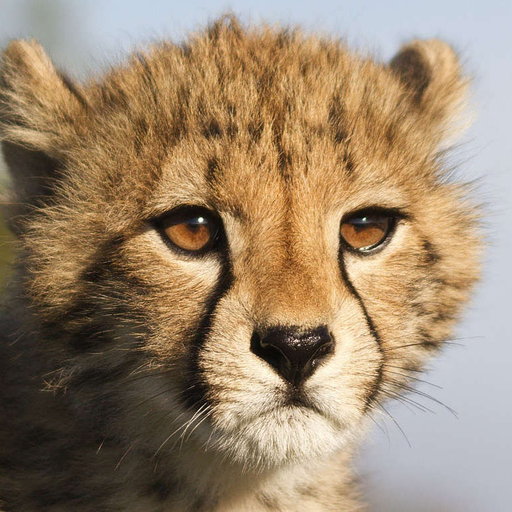
#> input picture test_images/clean_original.png, 512 x 512 px
$ python make_test_noise.py --image ../test_images/clean_original.png
#> lines starting #> are read from the running program, lines starting #| are printed output that depends on the picture
"""
Test Image Generator for All 4 Models

Generates all test images needed to demonstrate every model
using a single source image provided by the user.

Generates:
  For Denoising Autoencoder:
    - clean_original.png         (clean reference)
    - noisy_mild.png             (Gaussian noise σ=20)
    - noisy_heavy.png            (Gaussian noise σ=50)
    - jpeg_artifacts.png         (16x16 block artifacts — guaranteed visible)

  For Super-Resolution (SRCNN, SRResNet, SRGAN):
    - sr_input_lr.png            (downscaled 50% — model input)
    - sr_reference_hr.png        (original full size — reference)

  For Chain Pipeline (Denoise → SR):
    - chain_input_noisy_lr.png   (downscaled + noisy — worst case input)

Run from project root:
    python scripts/make_test_noise.py --image test_images/original.jpg

Or use default path:
    python scripts/make_test_noise.py
"""

import os
import sys
import argparse
import numpy as np
from PIL import Image
import io

# ----------------------------------------------------------------
# Configuration
# ----------------------------------------------------------------
OUTPUT_DIR  = "test_images"
TARGET_SIZE = 512
LR_SCALE    = 2


def load_and_prepare(image_path: str, size: int) -> Image.Image:
    """
    Load image, convert to RGB, and resize to square target size.
    Keeps the most centered crop to avoid black borders.
    """
#> called with image_path = '../test_images/clean_original.png', size = 512
    img = Image.open(image_path).convert("RGB")
#> img is the input picture: PIL image 512x512 RGB; mean R, G, B 155.7, 134.5, 109.6
    w, h = img.size
#> w = 512; h = 512

    # Center crop to square
    min_dim = min(w, h)
#> min_dim = 512
    left    = (w - min_dim) // 2
#> left = 0
    top     = (h - min_dim) // 2
#> top = 0
#|   Image loaded and prepared: 512x512 px RGB
    img     = img.crop((left, top, left + min_dim, top + min_dim))

    # Resize to target size
    img = img.resize((size, size), Image.LANCZOS)
    return img


def add_block_artifacts(img: Image.Image, block_size: int = 16) -> Image.Image:
    """
    Create visible block artifacts by averaging pixels within blocks.

    This is more reliable than JPEG compression for demonstration
    because the blocks are guaranteed to be visible regardless of
    image content. Rich textures like fur can hide JPEG blocks,
    but block averaging always produces clear square patches.

    How it works:
      Every block_size x block_size region is replaced with its
      mean color — creating flat colored squares across the image.
      This simulates heavy compression artifacts in a controlled way.

    Args:
        img:        Input PIL image
        block_size: Size of each square block in pixels
                    16 = very visible, 8 = subtle

    Returns:
        PIL Image with clear square block artifacts
    """
    arr    = np.array(img).astype(np.float32)
    result = arr.copy()
    h, w   = arr.shape[:2]

    for y in range(0, h, block_size):
        for x in range(0, w, block_size):
            y_end = min(y + block_size, h)
            x_end = min(x + block_size, w)

            # Replace entire block with its mean color
            block_mean               = arr[y:y_end, x:x_end].mean(axis=(0, 1))
            result[y:y_end, x:x_end] = block_mean

    return Image.fromarray(result.astype(np.uint8))


def generate_denoising_images(img: Image.Image, output_dir: str):
    """
    Generate all test images for the Denoising Autoencoder.

    Creates 4 images:
      clean_original  — untouched source (ground truth)
      noisy_mild      — light Gaussian noise σ=20 (easy case)
      noisy_heavy     — heavy Gaussian noise σ=50 (hard case)
      jpeg_artifacts  — 16x16 block averaging (guaranteed visible artifacts)

    Why block averaging instead of JPEG compression:
      Images with rich textures (fur, hair, feathers) naturally hide
      JPEG blocking artifacts. Block averaging guarantees visible
      square patches regardless of image content while preserving
      the original colors correctly.
    """
#> called with output_dir = 'test_images'
    print("\n--- Generating Denoising Test Images ---")

    arr = np.array(img).astype(np.float32)

    # ---- Clean original ----
    clean_path = os.path.join(output_dir, "clean_original.png")
    img.save(clean_path)
    print(f"  Saved: {clean_path}")

    # ---- Mild Gaussian noise (σ=20) ----
    # Simulates low-light camera sensor noise
    # Fixed seed for reproducibility
    np.random.seed(42)
    noise_mild = np.random.normal(0, 20, arr.shape)
    noisy_mild = np.clip(arr + noise_mild, 0, 255).astype(np.uint8)
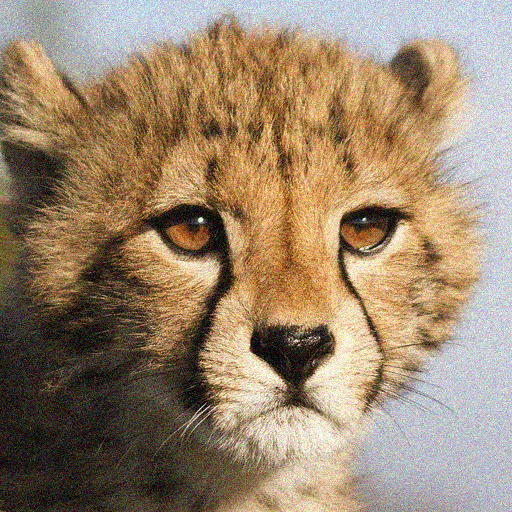
#> noisy_mild: shape (512, 512, 3); mean R, G, B 155, 134, 109.2
    mild_path  = os.path.join(output_dir, "noisy_mild.png")
    Image.fromarray(noisy_mild).save(mild_path)
    print(f"  Saved: {mild_path}")

    # ---- Heavy Gaussian noise (σ=50) ----
    # Simulates very dark environment or heavily damaged photo
    noise_heavy = np.random.normal(0, 50, arr.shape)
    noisy_heavy = np.clip(arr + noise_heavy, 0, 255).astype(np.uint8)
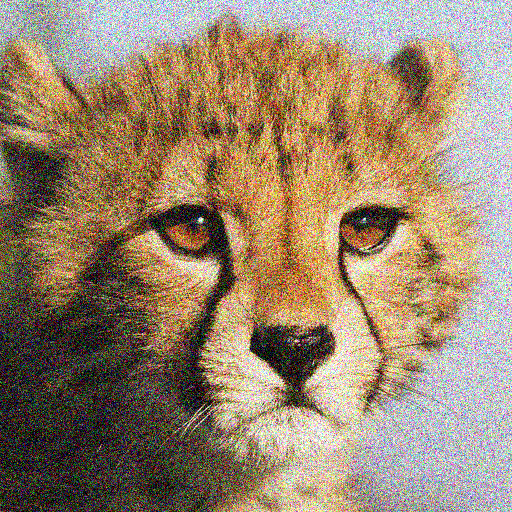
#> noisy_heavy: shape (512, 512, 3); mean R, G, B 153.4, 133.9, 110.4
    heavy_path  = os.path.join(output_dir, "noisy_heavy.png")
    Image.fromarray(noisy_heavy).save(heavy_path)
    print(f"  Saved: {heavy_path}")

    # ---- Block artifacts (simulated compression) ----
    # Uses 16x16 block averaging — visible on any image type
    blocked_img  = add_block_artifacts(img, block_size=16)
#> after the loop in add_block_artifacts, `for y in range(0, h, block_size):`:
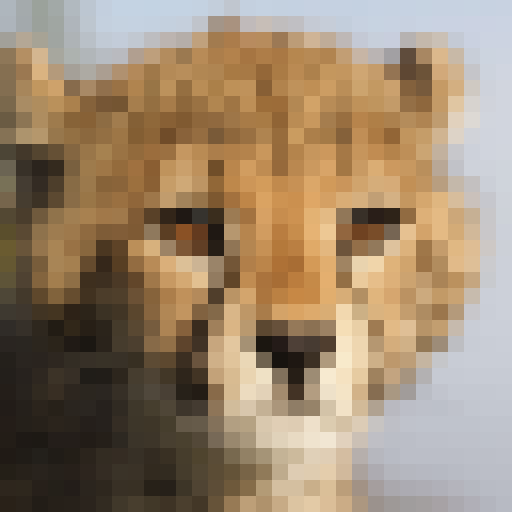
#> result: shape (512, 512, 3) float32; mean R, G, B 155.7, 134.5, 109.6
    blocked_path = os.path.join(output_dir, "jpeg_artifacts.png")
    blocked_img.save(blocked_path)
    print(f"  Saved: {blocked_path}")
    print(f"  Note: 16x16 block averaging — artifacts clearly visible")


def generate_sr_images(img: Image.Image, output_dir: str, scale: int):
    """
    Generate matched LR/HR pair for Super-Resolution testing.

    LR is created by bicubic downscaling the HR image so both are
    perfectly aligned. This is the correct way to create test pairs
    and matches how DIV2K dataset LR images were generated.

    Creates 2 images:
      sr_reference_hr  — full size clean image (ground truth)
      sr_input_lr      — downscaled by scale factor (model input)
    """
#> called with output_dir = 'test_images', scale = 2
    print("\n--- Generating Super-Resolution Test Images ---")

    # HR reference
    hr_path = os.path.join(output_dir, "sr_reference_hr.png")
    img.save(hr_path)
    print(f"  Saved: {hr_path}  (size: {img.size[0]}x{img.size[1]})")
#|   Saved: test_images/sr_reference_hr.png  (size: 512x512)

    # LR input — bicubic downsample
    lr_size = (img.size[0] // scale, img.size[1] // scale)
#> lr_size = (256, 256)
    lr_img  = img.resize(lr_size, Image.BICUBIC)
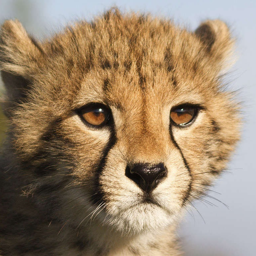
#> lr_img: PIL image 256x256 RGB; mean R, G, B 155.7, 134.5, 109.6
    lr_path = os.path.join(output_dir, "sr_input_lr.png")
    lr_img.save(lr_path)
    print(f"  Saved: {lr_path}  (size: {lr_img.size[0]}x{lr_img.size[1]})")
#|   Saved: test_images/sr_input_lr.png  (size: 256x256)

    # Verify pair is correctly matched
    hr_check    = Image.open(hr_path)
    lr_check    = Image.open(lr_path)
    expected_lr = (hr_check.size[0] // scale, hr_check.size[1] // scale)
#> expected_lr = (256, 256)

    if lr_check.size == expected_lr:
        print(f"  Pair verified: HR {hr_check.size} → LR {lr_check.size} ✓")
#|   Pair verified: HR (512, 512) → LR (256, 256) ✓
    else:
        print(f"  WARNING: Size mismatch — HR {hr_check.size}, LR {lr_check.size}")

    print(f"\n  How to use:")
    print(f"    Upload sr_input_lr.png     → Input Image")
    print(f"    Upload sr_reference_hr.png → Reference Image (optional)")
    print(f"    Select SRCNN / SRResNet / SRGAN")
    print(f"    Click Run Enhancement")


def generate_chain_pipeline_image(img: Image.Image, output_dir: str, scale: int):
    """
    Generate test image for the Chain Pipeline demo (Denoise → SR).

    Creates 1 image:
      chain_input_noisy_lr — downscaled AND noisy
                             represents worst case: both degradations at once

    Why this matters:
      Running denoising BEFORE super-resolution produces better results
      than running SR on a noisy image. This test demonstrates that
      combining specialized models outperforms a single model.

    Demo workflow:
      Step 1: Upload chain_input_noisy_lr → Denoising → Save output
      Step 2: Upload saved output → SRResNet or SRGAN → Save final
      Step 3: Compare final output vs sr_reference_hr
    """
#> called with output_dir = 'test_images', scale = 2
    print("\n--- Generating Chain Pipeline Test Image ---")

    arr = np.array(img).astype(np.float32)

    # Add moderate noise to full size image
    np.random.seed(99)
    noise     = np.random.normal(0, 25, arr.shape)
    noisy_arr = np.clip(arr + noise, 0, 255).astype(np.uint8)
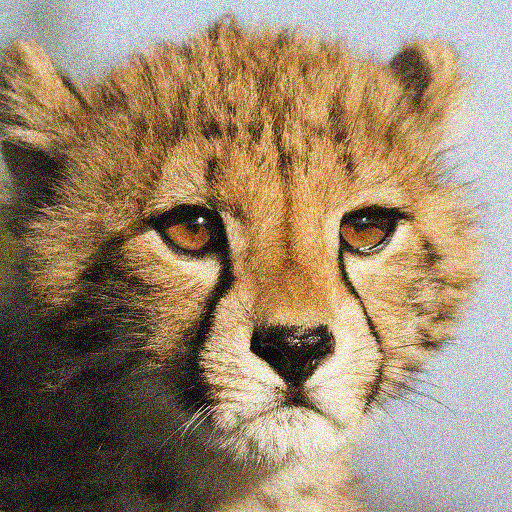
#> noisy_arr: shape (512, 512, 3); mean R, G, B 154.7, 134.2, 109.4
    noisy_img = Image.fromarray(noisy_arr)

    # Downscale the noisy image
    lr_size      = (noisy_img.size[0] // scale, noisy_img.size[1] // scale)
#> lr_size = (256, 256)
    noisy_lr_img = noisy_img.resize(lr_size, Image.BICUBIC)
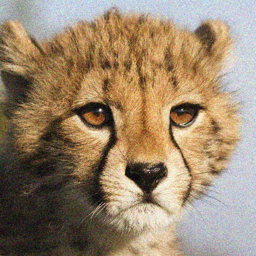
#> noisy_lr_img: PIL image 256x256 RGB; mean R, G, B 154.7, 134.2, 109.4
    chain_path   = os.path.join(output_dir, "chain_input_noisy_lr.png")
    noisy_lr_img.save(chain_path)

    print(f"  Saved: {chain_path}  (size: {noisy_lr_img.size[0]}x{noisy_lr_img.size[1]})")
#|   Saved: test_images/chain_input_noisy_lr.png  (size: 256x256)
    print(f"\n  How to use:")
    print(f"    Step 1: chain_input_noisy_lr.png → Denoising Autoencoder → Save output")
    print(f"    Step 2: Saved output → SRResNet or SRGAN → Save final")
    print(f"    Step 3: Compare final vs sr_reference_hr.png")


def print_usage_guide(output_dir: str):
    """Print a complete guide for using each generated test image."""
    print(f"\n{'='*60}")
    print(f"  ALL TEST IMAGES GENERATED SUCCESSFULLY")
    print(f"  Output folder: {output_dir}/")
    print(f"{'='*60}")
    print(f"""
  HOW TO TEST EACH MODEL IN THE UI (http://localhost:7860)
  ─────────────────────────────────────────────────────────

  MODEL 1 — SRCNN
    Input     : sr_input_lr.png        (256x256)
    Reference : sr_reference_hr.png    (512x512, optional)
    Model     : SRCNN (Super-Resolution x2)
    Expect    : Output 512x512, sharper edges than input

  MODEL 2 — DENOISING AUTOENCODER
    Test A — Mild noise:
      Input     : noisy_mild.png
      Reference : clean_original.png
      Expect    : Light grain removed, colors and structure preserved

    Test B — Heavy noise:
      Input     : noisy_heavy.png
      Reference : clean_original.png
      Expect    : Strong colored noise removed, subject still clear

    Test C — Block artifacts:
      Input     : jpeg_artifacts.png
      Reference : clean_original.png
      Expect    : Square blocks smoothed out, edges restored

  MODEL 3 — SRResNet
    Input     : sr_input_lr.png        (256x256)
    Reference : sr_reference_hr.png    (512x512, optional)
    Model     : SRResNet (Super-Resolution x2)
    Expect    : Sharper fur detail than SRCNN

  MODEL 4 — SRGAN
    Input     : sr_input_lr.png        (256x256)
    Reference : sr_reference_hr.png    (512x512, optional)
    Model     : SRGAN (Super-Resolution x2)
    Expect    : Most realistic looking output, sharpest fur texture

  CHAIN PIPELINE — Best Demo for Presentation
    Step 1 : chain_input_noisy_lr.png → Denoising → Save output
    Step 2 : Saved output → SRResNet → Save final output
    Step 3 : Compare final vs sr_reference_hr.png

  ─────────────────────────────────────────────────────────
  Generated files summary:
    clean_original.png         Clean ground truth (512x512)
    noisy_mild.png             Light noise σ=20   (512x512)
    noisy_heavy.png            Heavy noise σ=50   (512x512)
    jpeg_artifacts.png         Block artifacts    (512x512)
    sr_reference_hr.png        SR ground truth    (512x512)
    sr_input_lr.png            SR model input     (256x256)
    chain_input_noisy_lr.png   Chain demo input   (256x256)
""")


def main():
    parser = argparse.ArgumentParser(
        description="Generate test images for all 4 models"
    )
    parser.add_argument(
        '--image',
        type=str,
        default='test_images/original.jpg',
        help='Path to source image (default: test_images/original.jpg)'
    )
    parser.add_argument(
        '--size',
        type=int,
        default=512,
        help='Output image size in pixels (default: 512)'
    )
    parser.add_argument(
        '--scale',
        type=int,
        default=2,
        help='SR downscale factor (default: 2)'
    )
    parser.add_argument(
        '--output',
        type=str,
        default='test_images',
        help='Output directory (default: test_images)'
    )
    args = parser.parse_args()

    # Verify source image exists
    if not os.path.exists(args.image):
        print(f"\n  ERROR: Image not found: {args.image}")
        print(f"  Place your image at: {args.image}")
        print(f"  Or specify a path: --image path/to/image.jpg")
        sys.exit(1)

    # Create output directory
    os.makedirs(args.output, exist_ok=True)

    print(f"\n{'='*60}")
    print(f"  TEST IMAGE GENERATOR")
    print(f"{'='*60}")
    print(f"  Source image : {args.image}")
    print(f"  Output size  : {args.size}x{args.size} px")
    print(f"  SR scale     : x{args.scale}")
    print(f"  Output dir   : {args.output}/")

    # Load and prepare source image
    print(f"\n  Loading image...")
    img = load_and_prepare(args.image, args.size)
    print(f"  Image loaded and prepared: {img.size[0]}x{img.size[1]} px RGB")

    # Generate all test images
    generate_denoising_images(img, args.output)
    generate_sr_images(img, args.output, args.scale)
    generate_chain_pipeline_image(img, args.output, args.scale)

    # Print usage guide
    print_usage_guide(args.output)


if __name__ == "__main__":
    main()
